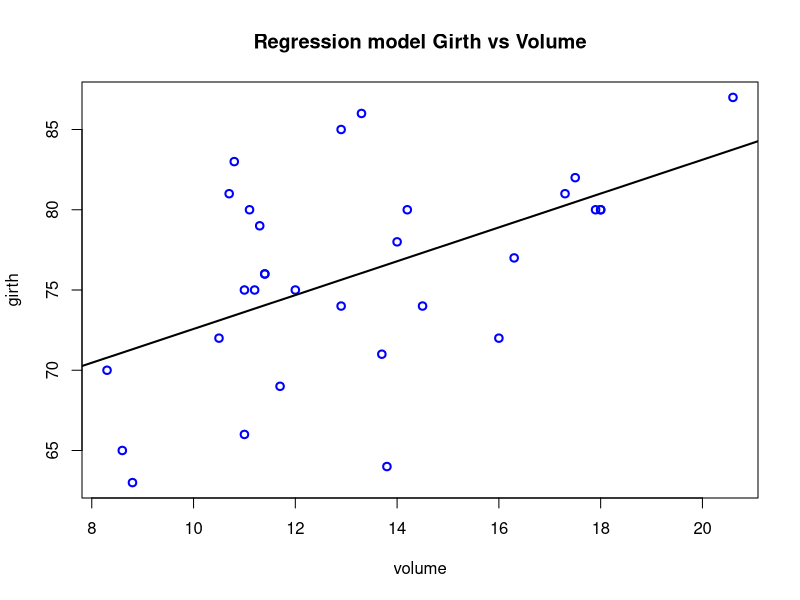

The R script that drew this image:
# Regression Analysis

attach(trees) 
summary(trees)

model=lm(Girth ~ Volume) 
model

coefficients(model)

plot(Girth,Height,main = "Regression model Girth vs Volume",col='blue',
     lwd=2,xlab="volume",ylab="girth")

#regression line between girth and height
abline(lm(Height~Girth),lwd=2)
